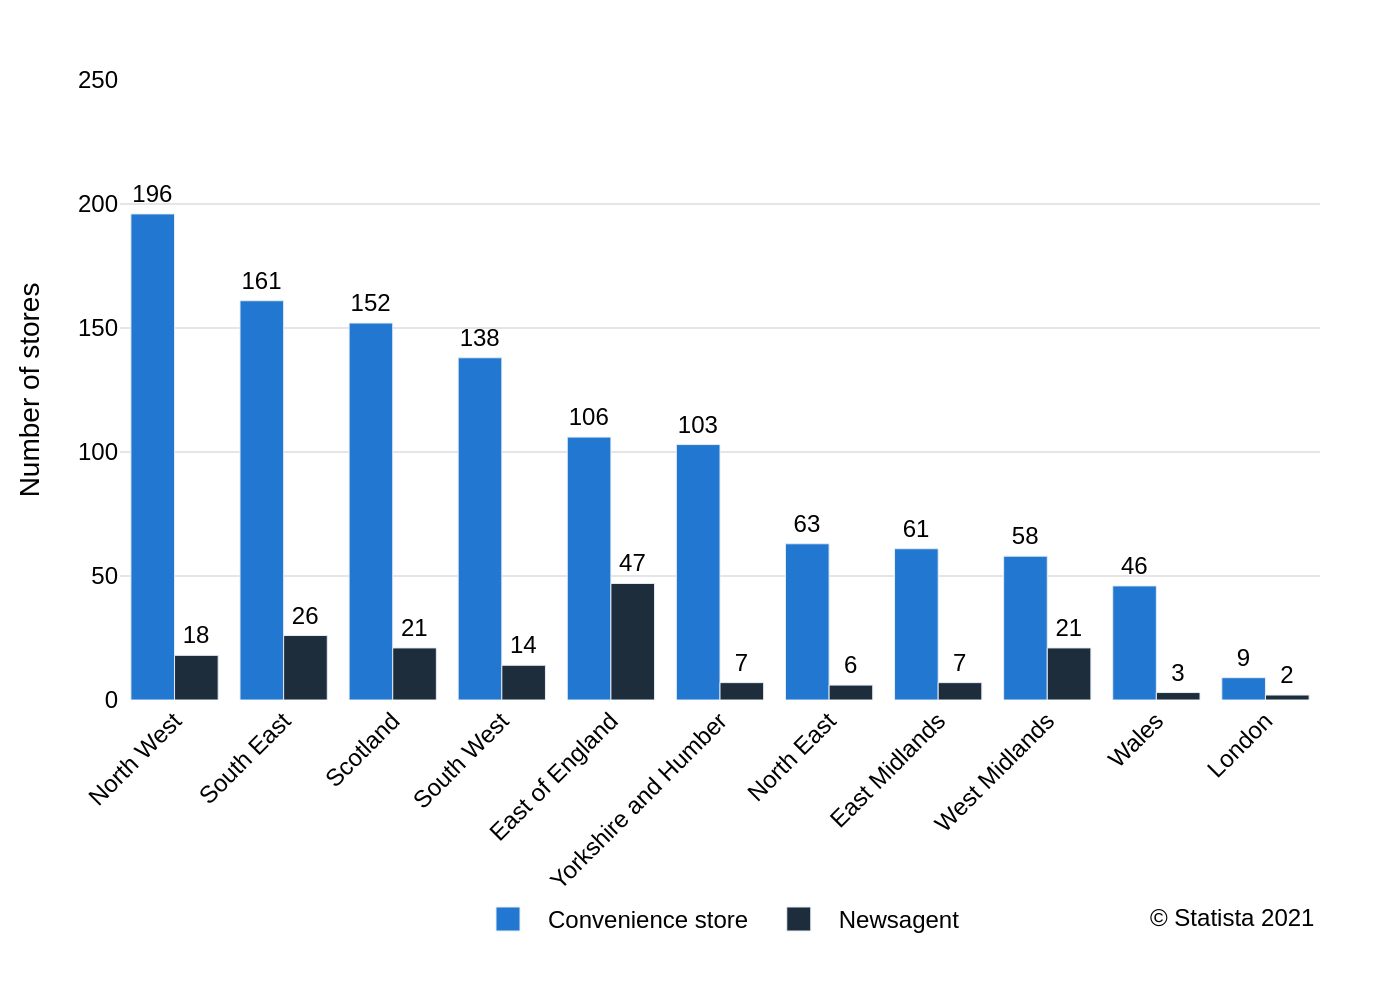

Recreate this plot in Python.
import sys
import json
import os
import plotly.graph_objects as go

# Check for command-line argument
if len(sys.argv) != 2:
    print(f"Usage: python {os.path.basename(__file__)} <json_file_path>")
    sys.exit(1)

json_file_path = sys.argv[1]

# Read data from the specified JSON file
try:
    with open(json_file_path, 'r', encoding='utf-8') as f:
        chart_data = json.load(f)
except FileNotFoundError:
    print(f"Error: JSON file not found at '{json_file_path}'")
    sys.exit(1)
except json.JSONDecodeError:
    print(f"Error: Could not decode JSON from '{json_file_path}'")
    sys.exit(1)

# Extract data and texts from the JSON structure
categories = [item['category'] for item in chart_data['chart_data']]
series_names = chart_data['series_names']
texts = chart_data['texts']
colors = chart_data['colors']

# Create the figure object
fig = go.Figure()

# Add a bar trace for each data series
for i, series_name in enumerate(series_names):
    y_values = [item['values'][i] for item in chart_data['chart_data']]
    fig.add_trace(go.Bar(
        x=categories,
        y=y_values,
        name=series_name,
        marker_color=colors[i],
        text=y_values,
        textposition='outside',
        textfont=dict(
            family="Arial",
            size=12,
            color='black'
        ),
        cliponaxis=False # Allows text to render outside the plot area
    ))

# Combine title and subtitle if they exist
title_text = ""
if texts.get("title"):
    title_text += texts["title"]
if texts.get("subtitle"):
    title_text += f"<br><sub>{texts['subtitle']}</sub>"

# Update layout for a professional appearance
fig.update_layout(
    barmode='group',
    title=dict(
        text=title_text if title_text else None
    ),
    xaxis=dict(
        title_text=texts.get('x_axis_title'),
        tickangle=-45,
        automargin=True
    ),
    yaxis=dict(
        title_text=texts.get('y_axis_title'),
        range=[0, 250],
        showgrid=True,
        gridcolor='#e5e5e5'
    ),
    legend=dict(
        orientation="h",
        yanchor="bottom",
        y=-0.4, # Position legend below x-axis labels
        xanchor="center",
        x=0.5
    ),
    font=dict(
        family="Arial",
        size=12,
        color="black"
    ),
    plot_bgcolor='white',
    paper_bgcolor='white',
    margin=dict(l=60, r=40, t=40, b=150), # Increased bottom margin for legend and labels
    annotations=[
        dict(
            showarrow=False,
            text=texts.get('source', ''),
            xref="paper",
            yref="paper",
            x=1.0,
            y=-0.38, # Position source below legend
            xanchor='right',
            yanchor='bottom',
            font=dict(
                size=12
            )
        )
    ]
)

# Determine the output filename from the input JSON path
base_filename = os.path.splitext(os.path.basename(json_file_path))[0]
output_filename = f"{base_filename}.png"

# Save the figure to a high-resolution PNG file
fig.write_image(output_filename, scale=2)

print(f"Chart successfully generated and saved to '{output_filename}'")
